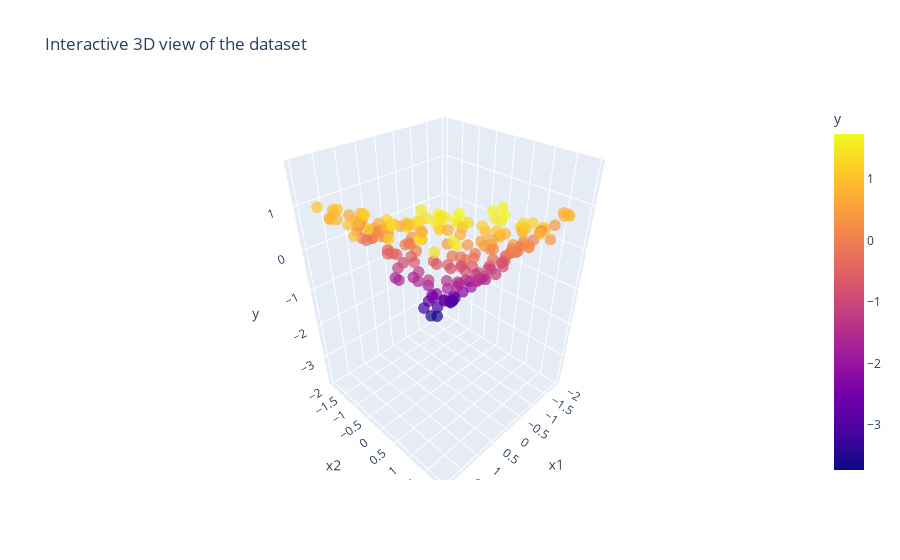

Notebook code cell kept with this figure:
### Markdown cell above
## 0. Setup & synthetic data

We'll create a small nonlinear target so the hidden layer is actually useful.

### Code cell
import numpy as np

# Reproducibility
rng = np.random.default_rng(42)

# Create synthetic data: N samples, 2 features
N = 200
x1 = rng.uniform(-2.0, 2.0, size=N)
x2 = rng.uniform(-2.0, 2.0, size=N)
X = np.stack([x1, x2], axis=1)  # shape (N, 2)

# Nonlinear target with a bit of noise
noise = rng.normal(0.0, 0.1, size=N)
y = 1.2 * np.sin(x1) + 0.7 * x2 - 0.3 * x1 * x2 + noise
y = y.reshape(y.size, 1)  # shape (N, 1)

X.shape, y.shape

# Now, let's plot it - this is a rotatable 3-D plot, drag it around to get familiar with the data
import plotly.express as px
import pandas as pd

# Wrap into a DataFrame for nicer plotting
df = pd.DataFrame({"x1": X[:,0], "x2": X[:,1], "y": y.squeeze()})

fig = px.scatter_3d(
    df, x="x1", y="x2", z="y",
    color="y", opacity=0.7,
    title="Interactive 3D view of the dataset"
)
fig.update_traces(marker=dict(size=4))
fig.show()

### Figure 1 — Plotly figure (JSON) as saved in the notebook; plotly's stock layout.template omitted (floating-point values rounded to 4 significant figures; data arrays with more than 128 entries replaced by an {"elided": "..."} marker saying what was removed)
{"data": [{"hovertemplate": "x1=%{x}<br>x2=%{y}<br>y=%{marker.color}<extra></extra>", "legendgroup": "", "marker": {"color": {"elided": "200 float values"}, "coloraxis": "coloraxis", "opacity": 0.7, "symbol": "circle", "size": 4}, "mode": "markers", "name": "", "scene": "scene", "showlegend": false, "x": {"elided": "200 float values"}, "y": {"elided": "200 float values"}, "z": {"elided": "200 float values"}, "type": "scatter3d"}], "layout": {"scene": {"domain": {"x": [0.0, 1.0], "y": [0.0, 1.0]}, "xaxis": {"title": {"text": "x1"}}, "yaxis": {"title": {"text": "x2"}}, "zaxis": {"title": {"text": "y"}}}, "coloraxis": {"colorbar": {"title": {"text": "y"}}, "colorscale": [[0.0, "#0d0887"], [0.1111, "#46039f"], [0.2222, "#7201a8"], [0.3333, "#9c179e"], [0.4444, "#bd3786"], [0.5556, "#d8576b"], [0.6667, "#ed7953"], [0.7778, "#fb9f3a"], [0.8889, "#fdca26"], [1.0, "#f0f921"]]}, "legend": {"tracegroupgap": 0}, "title": {"text": "Interactive 3D view of the dataset"}}}
